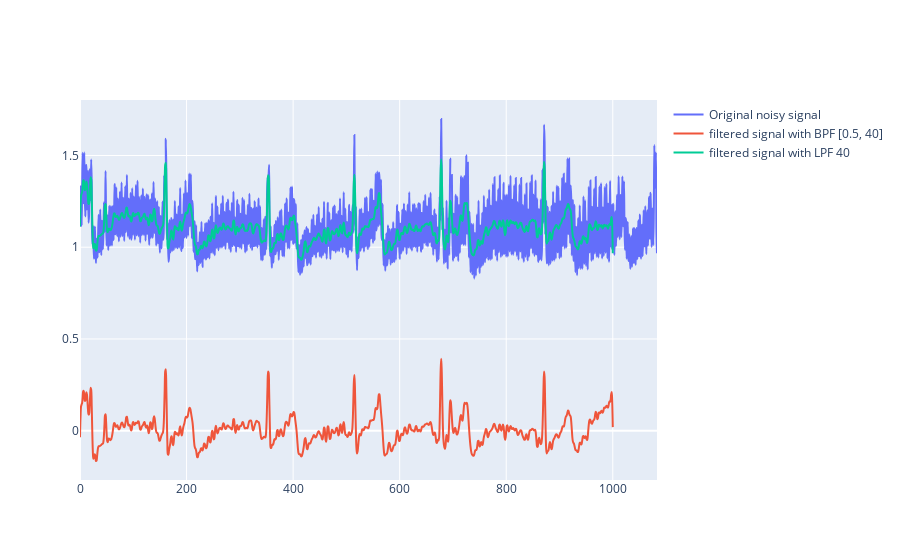

Write notebook code for a chart like this one.
### Markdown cell above
# Filtering one sample

### Code cell
# Filter Arguments:
T = 10.0                 # Sample Period
fs = 200.0              # sample rate, Hz
cutoff_BPF = [0.5, 40]  # desired cutoff frequency of the filter, Hz
cutoff_LPF = 40
order = 6       
n = int(T * fs)         # total number of samples
start_point = 1000      # where to start original signal cutting

# The data:
all_data = df['1_1_sit'].to_numpy()
sampled_data = all_data[start_point : start_point+n+1]

filttered_BPF = butter_bandpass_filter(sampled_data, cutoff_BPF, fs, order)
filttered_LPF = butter_lowpass_filter(sampled_data, cutoff_LPF, fs, order)

fig = go.Figure()
fig.add_trace(go.Scatter(
            y = sampled_data,
            line =  dict(shape =  'spline' ),
            name = 'Original noisy signal'
            ))
fig.add_trace(go.Scatter(
            y = filttered_BPF,
            line =  dict(shape =  'spline' ),
            name = 'filtered signal with BPF ' + str(cutoff_BPF)
            ))
fig.add_trace(go.Scatter(
            y = filttered_LPF,
            line =  dict(shape =  'spline' ),
            name = 'filtered signal with LPF ' + str(cutoff_LPF)
            ))
fig.show()

### Figure 1 — Plotly figure (JSON) as saved in the notebook; plotly's stock layout.template omitted (floating-point values rounded to 4 significant figures; data arrays with more than 128 entries replaced by an {"elided": "..."} marker saying what was removed)
{"data": [{"line": {"shape": "spline"}, "name": "Original noisy signal", "type": "scatter", "y": {"elided": "1084 float values"}}, {"line": {"shape": "spline"}, "name": "filtered signal with BPF [0.5, 40]", "type": "scatter", "y": {"elided": "1001 float values"}}, {"line": {"shape": "spline"}, "name": "filtered signal with LPF 40", "type": "scatter", "y": {"elided": "1001 float values"}}], "layout": {}}
